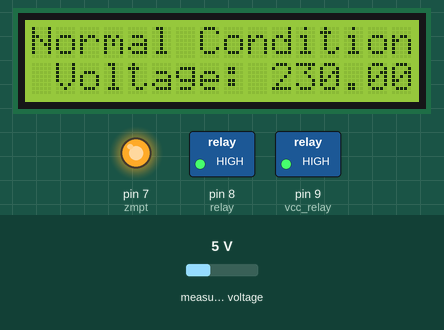
This sketch was run on a simulated Arduino Uno, built with avr-gcc and run on an emulated ATmega328P. Shown: 16×2 character LCD, switched loads named in the sketch (green lamp = pin HIGH), output pins drawn as LEDs (lit = HIGH). The test bench sets the inputs (shaded band); at power-on: measured voltage 5 V. What the sketch prints to the serial monitor is not drawn.

Above: at 1.2 s.
1.3 s: measured voltage set to 0.3 V
At 2.4 s:
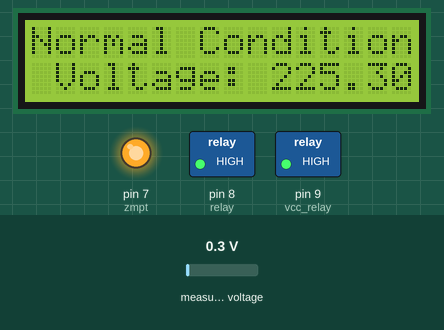
2.8 s: measured voltage set to 3.8 V
At 4.0 s:
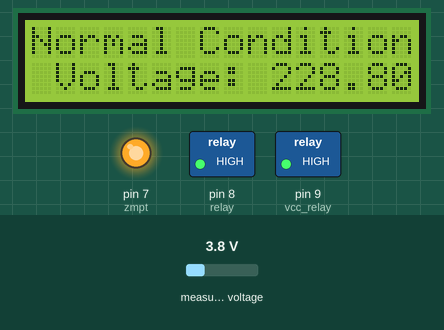
4.3 s: measured voltage set to 7.5 V
At 5.8 s:
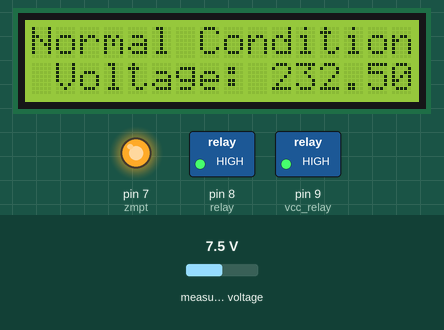
Timing chart, 0 to 7.3 s (numbered marks = the images above; inputs shaded):
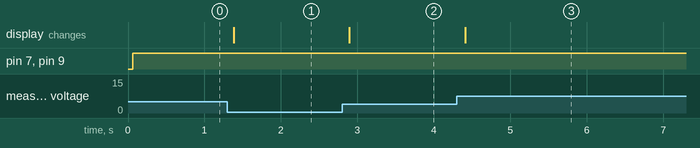

The sketch:

Arduino_Coding.ino
```cpp
#include <ZMPT101B.h>
#include <Wire.h>
#include <LiquidCrystal_I2C.h>

#define SENSITIVITY 160.0f
const int vt = 215;
const int relay = 8;
const int vcc_relay = 9;
int zmpt = 7;

ZMPT101B voltageSensor(A0, 50.0);
LiquidCrystal_I2C lcd(0x27, 16, 2); // set the LCD address to 0x27 for a 16 chars and 2 line display

void setup() {
  Serial.begin(115200);
  lcd.init();         // initialize the lcd
  lcd.backlight();    // Turn on the LCD screen backlight
  pinMode(zmpt,OUTPUT);
  pinMode(relay, OUTPUT);
  pinMode(vcc_relay,OUTPUT);
  digitalWrite(relay,HIGH);
  voltageSensor.setSensitivity(SENSITIVITY);
}

void loop() {
  digitalWrite(zmpt,HIGH);
  digitalWrite(vcc_relay,HIGH);
  float voltage = voltageSensor.getRmsVoltage();
  Serial.print("Voltage is: ");
  Serial.println(voltage);
  if (voltage < vt ) {
    digitalWrite(relay,LOW);
    lcd.setCursor(0, 0);
    lcd.print("Under Voltage ! ");
    lcd.setCursor(1,1);
    lcd.print("Voltage: ");
    lcd.print(voltage);
    Serial.println("Under Voltage Detected !");
  } else {
    digitalWrite(relay,HIGH);
    lcd.setCursor(0, 0);
    lcd.print("Normal Condition.");
    lcd.setCursor(1,1);
    lcd.print("Voltage: ");
    lcd.print(voltage);
  }
  delay(200);
}
```

Measured:
- after the input at 1.3 s, the display: changes after 0.08 s (image 1)
- after the input at 2.8 s, the display: changes after 0.10 s (image 2)
- after the input at 4.3 s, the display: changes after 0.11 s (image 3)
